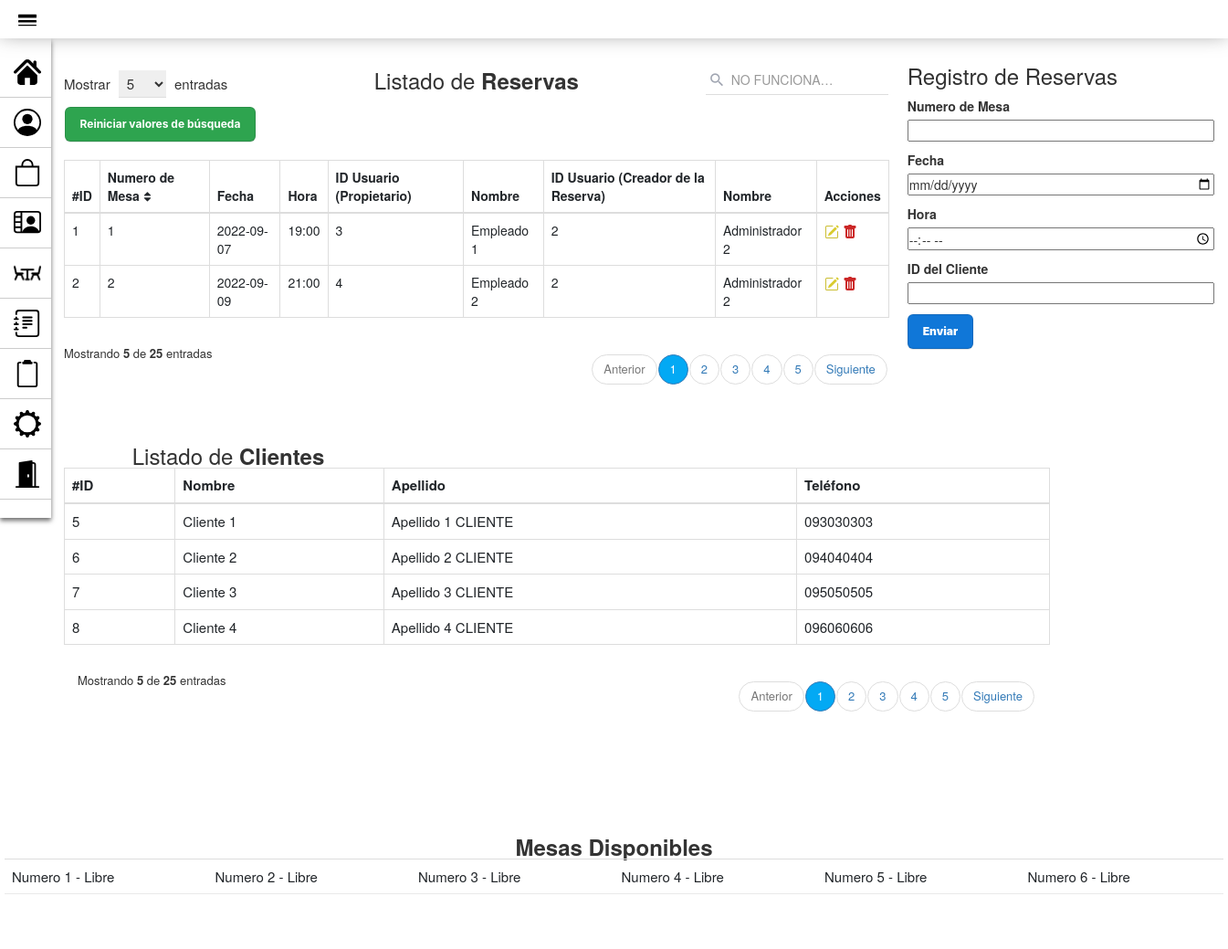
The page /PAGINA_GestionReservas.php on the database its author committed.
### tables this page shows
CREATE TABLE `reserva` (
  `id_reserva` int(10) PRIMARY KEY NOT NULL AUTO_INCREMENT COMMENT 'ID de Mesa',
  `mesa` int(10) NULL COMMENT 'Número de Mesa',
  `fecha` date NOT NULL COMMENT 'Fecha en la que se ocupó la Mesa',
  `hora` varchar(5) NOT NULL COMMENT 'Hora en que se ocupó la Mesa',
  `cliente` int(10) NULL COMMENT 'Cliente que ocupó la Mesa',
  `empleado` int(10) NULL COMMENT 'Empleado que atendió la Mesa',
  CONSTRAINT cliente FOREIGN KEY (cliente) REFERENCES usuario(id_usuario),
  CONSTRAINT empleado FOREIGN KEY (empleado) REFERENCES usuario(id_usuario),
  CONSTRAINT mesa FOREIGN KEY (mesa) REFERENCES mesa(id_mesa)
);

CREATE TABLE `usuario` (
  `id_usuario` int(10) PRIMARY KEY NOT NULL AUTO_INCREMENT COMMENT 'ID del Usuario',
  `nombre` varchar(40) NOT NULL COMMENT 'Nombre del Usuario',
  `apellido` varchar(40) NOT NULL COMMENT 'Apellido del Usuario',
  `correo` varchar(60) NOT NULL COMMENT 'Correo del Usuario',
  `password` varchar(20) NOT NULL COMMENT 'Clave del Usuario',
  `direccion` varchar(80) DEFAULT NULL COMMENT 'Direcciín de envío del Usuario',
  `telefono` varchar(18) DEFAULT NULL COMMENT 'Teléfono de contacto del Usuario',
  `tipo` varchar(30) NOT NULL DEFAULT 'cliente' COMMENT 'Tipo de usuario, para las jerarquias y permisos'
);

CREATE TABLE `mesa` (
  `id_mesa` int(10) PRIMARY KEY NOT NULL AUTO_INCREMENT COMMENT 'ID de la Mesa',
  `estado` enum('Libre','Ocupada','Reservada') NOT NULL DEFAULT 'Libre' COMMENT 'Estado de la Mesa'
);

### modelo/conexion.php (called while the page is built)
<?php
class Conectar{
    public static function conexion (){
        try{
            $host ="localhost";
            $user ="root";
            $pass="";
            $bd="proyecto_grupo2";
            $con = mysqli_connect($host,$user,$pass);
            mysqli_select_db($con,$bd);
            return $con;
        }catch(Exception $e){
    die('Error'.$e->getMessage());
    echo "La linea de error " . $e->getLine();
        }
    }
    }
?>

### modelo/Reserva.php (called while the page is built, shortened)
<?php
class Reserva
{
    private $con;
    private $reserva;
    public function __construct()
    {
        require_once("conexion.php");
        $this->con = conectar::conexion();
    }
    public function listar_reservas()
    {
        $sql = "SELECT reserva.id_reserva, reserva.mesa, reserva.fecha, reserva.hora, reserva.cliente, reserva.empleado
        FROM reserva , usuario
        WHERE reserva.cliente = usuario.id_usuario ORDER BY id_reserva";
        $query = mysqli_query($this->con, $sql);
        while ($filas = mysqli_fetch_array($query)) {
            $this->reserva[] = $filas;
        }
        return $this->reserva;
    }
}
?>

### modelo/Usuario.php (called while the page is built, shortened)
<?php
class Usuario
{
    private $con;
    private $usuario;
    public function __construct()
    {
        require_once("conexion.php");
        $this->con = Conectar::conexion();
        $this->usuario = array();
    }
        public function listar_clientes()
        {
            $sql = "SELECT * FROM usuario WHERE tipo='cliente' ORDER BY id_usuario";
            $query = mysqli_query($this->con, $sql);
            while ($filas = mysqli_fetch_array($query)) {
                $this->usuario[] = $filas;
            }
            return $this->usuario;
   }
}
?>

### modelo/Mesa.php (called while the page is built, shortened)
<?php
class Mesa
{
    private $con;
    private $mesa;
    public function __construct()
    {
        require_once("conexion.php");
        $this->con = conectar::conexion();
    }
    public function listar_mesas_libres()
    {
        $sql = "SELECT * FROM mesa WHERE estado='Libre' ORDER BY id_mesa";
        $query = mysqli_query($this->con, $sql);
        while ($filas = mysqli_fetch_array($query)) {
            $this->mesa[] = $filas;
        }
        return $this->mesa;
    }
}

### vista/Reserva_VISTA.php (the view, shortened to what this page needs)
<!DOCTYPE html>
<html lang="es">
<head>
    <link rel="stylesheet" href="assets/styles2.css">
    <link href="https://cdn.jsdelivr.net/npm/bootstrap@5.2.0/dist/css/bootstrap.min.css" rel="stylesheet">
    <link href="https://maxcdn.bootstrapcdn.com/bootstrap/3.3.7/css/bootstrap.min.css" rel="stylesheet">
</head>
<body>
    <div class="container">
        <div class="table-responsive">
            <div class="table-wrapper">
                <div class="table-title">
                    <div class="row">
                        <div class="col-xs-4">
                            <div class="show-entries">
                                <span>Mostrar</span>
                                <select>
                                    <option>5</option>
                                </select>
                                <span>entradas</span>
                            </div>
                        </div>
                        <div class="col-xs-4">
                            <h2 class="text-center">Listado de <b>Reservas</b></h2>
                        </div>
                        <?php require_once("vista/BUSCAR_Reserva_VISTA.php"); ?>
                        <table class="table table-bordered">
                            <thead>
                                <tr>
                                    <th>#ID</th>
                                    <th>Numero de Mesa<i class="fa fa-sort"></i></th>
                                    <th>Fecha</th>
                                    <th>Hora</th>
                                    <th>ID Usuario (Propietario)</th>
                                    <th>Nombre</th>
                                    <th>ID Usuario (Creador de la Reserva)</th>
                                    <th>Nombre</th>
                                    <th>Acciones</th>
                                </tr>
                            </thead>
                            <tbody>
                                <?php foreach ($matrizReserva as $reserva) : ?>
                                    <tr>
                                        <td scope="row"><?php echo $reserva['id_reserva'] ?></td>
                                        <td><?php echo $reserva['mesa'] ?></td>
                                        <td><?php echo $reserva['fecha'] ?></td>
                                        <td><?php echo $reserva['hora'] ?></td>
                                        <td><?php echo $reserva['cliente']; ?></td>
                                        <td><?php echo $_SESSION['cliente_reserva'] ?></td>
                                        <td><?php echo $reserva['empleado'] ?></td>
                                        <td><?php echo $_SESSION['empleado_reserva'] ?></td>
                                        <td>
                                            <a href="PAGINA_ModificarReserva.php?id=<?php echo $reserva['id_reserva'] ?>" title="Editar"><img src="assets/iconos/icono-editar-2.svg"></a>
                                            <a href="controlador/eliminar_Reserva_controlador.php?id=<?php echo $reserva['id_reserva'] ?>" title="Eliminar" onclick="javascript:return asegurar();"><img src="assets/iconos/icono-papelera.svg"></a>
                                        </td>
                                    </tr>
                                <?php endforeach; ?>
                            </tbody>
                        </table>
                        <div class="clearfix">
                            <div class="hint-text">Mostrando <b>5</b> de <b>25</b> entradas</div>
                            <ul class="pagination">
                                <li class="page-item disabled"><a href="#">Anterior</a></li>
                                <li class="page-item active"><a href="#" class="page-link">1</a></li>
                                <li class="page-item"><a href="#" class="page-link">2</a></li>
                                <li class="page-item"><a href="#" class="page-link">3</a></li>
                                <li class="page-item"><a href="#" class="page-link">4</a></li>
                                <li class="page-item"><a href="#" class="page-link">5</a></li>
                                <li class="page-item"><a href="#" class="page-link">Siguiente</a></li>
                            </ul>
                        </div>
                    </div>
                </div>
</body>
</html>

### vista/ReservaCliente_VISTA.php (shortened to what this page needs)
<!DOCTYPE html>
<html lang="es">
<head>
    <link rel="stylesheet" href="assets/styles2.css">
    <link href="https://cdn.jsdelivr.net/npm/bootstrap@5.2.0/dist/css/bootstrap.min.css" rel="stylesheet">
    <link href="https://maxcdn.bootstrapcdn.com/bootstrap/3.3.7/css/bootstrap.min.css" rel="stylesheet">
</head>
<body>
    <div class="container" style="margin-top: -100px;width: 90em;margin-left: 30px;">
        <div class="table-responsive">
            <div class="table-wrapper">
                <div class="table-title">
                    <div class="row">
                        <div class="col-xs-4">
                            <h2 class="text-center">Listado de <b>Clientes</b></h2>
                        </div>
                        <table class="table table-bordered">
                            <thead>
                                <tr>
                                    <th>#ID</th>
                                    <th>Nombre</th>
                                    <th>Apellido</th>
                                    <th>Teléfono</th>
                                </tr>
                            </thead>
                            <tbody>
                                <?php foreach ($matrizClienteReserva as $clienteReserva) : ?>
                                    <tr>
                                        <td><?php echo $clienteReserva['id_usuario'] ?></td>
                                        <td><?php echo $clienteReserva['nombre'] ?></td>
                                        <td><?php echo $clienteReserva['apellido'] ?></td>
                                        <td><?php echo $clienteReserva['telefono'] ?></td>
                                    </tr>
                                <?php endforeach; ?>
                            </tbody>
                        </table>
                    </div>
                    <div class="clearfix">
                        <div class="hint-text">Mostrando <b>5</b> de <b>25</b> entradas</div>
                        <ul class="pagination">
                            <li class="page-item disabled"><a href="#">Anterior</a></li>
                            <li class="page-item active"><a href="#" class="page-link">1</a></li>
                            <li class="page-item"><a href="#" class="page-link">2</a></li>
                            <li class="page-item"><a href="#" class="page-link">3</a></li>
                            <li class="page-item"><a href="#" class="page-link">4</a></li>
                            <li class="page-item"><a href="#" class="page-link">5</a></li>
                            <li class="page-item"><a href="#" class="page-link">Siguiente</a></li>
                        </ul>
                    </div>
                </div>
            </div>
        </div>
    </div>
</body>
</html>

### vista/MesasLibres_Reserva_VISTA.php (shortened to what this page needs)
<!DOCTYPE html>
<html lang="es">
<head>
    <link rel="stylesheet" href="assets/styles2.css">
    <link href="https://cdn.jsdelivr.net/npm/bootstrap@5.2.0/dist/css/bootstrap.min.css" rel="stylesheet">
    <link href="https://maxcdn.bootstrapcdn.com/bootstrap/3.3.7/css/bootstrap.min.css" rel="stylesheet">
</head>
<body>
    <div class="table-wrapper">
        <div class="table-title">
            <div class="row">
                <div>
                    <h2 class="text-center"><b>Mesas Disponibles</b></h2>
                </div>
                <table class="table">
                    <tbody>
                        <div class="div-mesa">
                            <?php foreach ($matrizMesa as $mesa) : ?>
                                <td class="td-mesa">
                                    Numero <?php echo $mesa['id_mesa'] ?>
                                    - <?php echo $mesa['estado'] ?>
                                </td>
                            <?php endforeach; ?>
                        </div>
                    </tbody>
                </table>
            </div>
        </div>
    </div>
</body>
</html>

### assets/styles2.css (style rules this page uses)
body { font-family: 'Roboto', sans-serif; background-repeat: no-repeat; background-size: cover; }
.table-responsive { margin: 50px 0; margin-left: 20px; }
.table-wrapper { min-width: 35em; background: #fff; padding: 20px; box-shadow: 0 1px 1px rgba(0, 0, 0, .05); }
.table-title { font-size: 15px; padding-bottom: 10px; margin: 0 0 10px; min-height: 45px; }
.table-title h2 { margin: 5px 0 0; font-size: 24px; }
.table-title select { border-color: #ddd; border-width: 0 0 1px 0; padding: 3px 10px 3px 5px; margin: 0 5px; }
.table-title .show-entries { margin-top: 7px; }
table.table tr th, table.table tr td { border-color: #e9e9e9; }
table.table th i { font-size: 13px; margin: 0 5px; cursor: pointer; }
table.table td:last-child { width: fit-content; }
table.table td a { color: #a0a5b1; }
.pagination { float: right; margin: 0 0 5px; }
.pagination li a { border: none; font-size: 13px; min-width: 30px; min-height: 30px; padding: 0 10px; color: #999; margin: 0 2px; line-height: 30px; border-radius: 30px !important; text-align: center; }
.pagination li.active a { background: #03A9F4; }
.hint-text { float: left; margin-top: 10px; font-size: 13px; }
.div-mesa { width:max-content; }

### assets/styles_navbar.css (style rules this page uses)
* { margin: 0px; padding: 0px; }

### rows shown on the page
reserva: id_reserva "1", mesa "1", fecha "2022-09-07", hora "19:00", cliente "3", cliente_reserva "Empleado 1", empleado "2"
reserva: id_reserva "2", mesa "2", fecha "2022-09-09", hora "21:00", cliente "4", cliente_reserva "Empleado 2", empleado "2"
usuario: id_usuario "5", nombre "Cliente 1", apellido "Apellido 1 CLIENTE", telefono "093030303"
usuario: id_usuario "6", nombre "Cliente 2", apellido "Apellido 2 CLIENTE", telefono "094040404"
usuario: id_usuario "7", nombre "Cliente 3", apellido "Apellido 3 CLIENTE", telefono "095050505"
usuario: id_usuario "8", nombre "Cliente 4", apellido "Apellido 4 CLIENTE", telefono "096060606"
mesa: id_mesa "1", estado "Libre"
mesa: id_mesa "2", estado "Libre"
mesa: id_mesa "3", estado "Libre"
mesa: id_mesa "4", estado "Libre"
mesa: id_mesa "5", estado "Libre"
mesa: id_mesa "6", estado "Libre"
